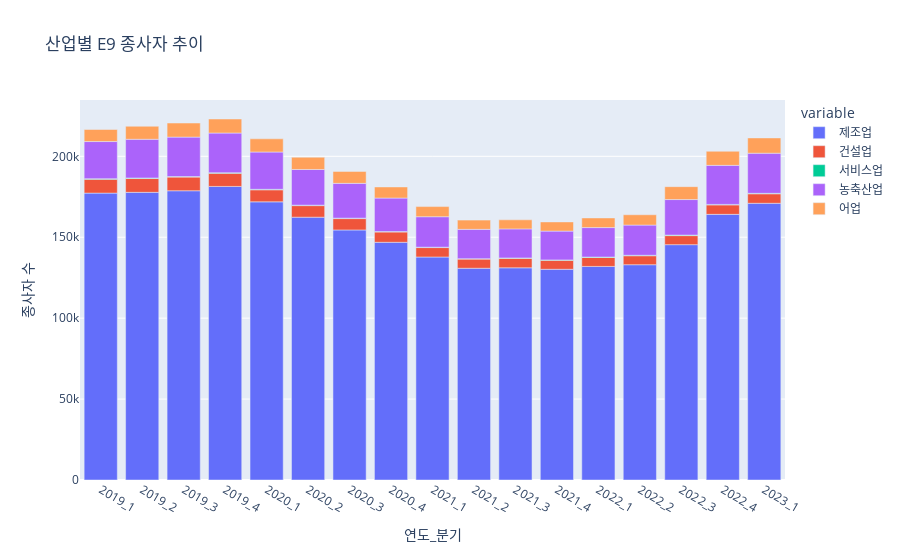

Write notebook code for a chart like this one.
### Code cell
import plotly.express as px

data =[['제조업','건설업','서비스업','농축산업','어업'],
       [(int)(worker['10차_제조업.16'].iloc[1:2]),(int)(worker['10차_건설업.16'].iloc[1:2]),(int)(worker['10차_서비스업.16'].iloc[1:2]),(int)(worker['10차_농축산업.16'].iloc[1:2]),(int)(worker['10차_어업.16'].iloc[1:2])],
       [(int)(worker['10차_제조업.15'].iloc[1:2]),(int)(worker['10차_건설업.15'].iloc[1:2]),(int)(worker['10차_서비스업.15'].iloc[1:2]),(int)(worker['10차_농축산업.15'].iloc[1:2]),(int)(worker['10차_어업.15'].iloc[1:2])],
       [(int)(worker['10차_제조업.14'].iloc[1:2]),(int)(worker['10차_건설업.14'].iloc[1:2]),(int)(worker['10차_서비스업.14'].iloc[1:2]),(int)(worker['10차_농축산업.14'].iloc[1:2]),(int)(worker['10차_어업.14'].iloc[1:2])],
       [(int)(worker['10차_제조업.13'].iloc[1:2]),(int)(worker['10차_건설업.13'].iloc[1:2]),(int)(worker['10차_서비스업.13'].iloc[1:2]),(int)(worker['10차_농축산업.13'].iloc[1:2]),(int)(worker['10차_어업.13'].iloc[1:2])],
       [(int)(worker['10차_제조업.12'].iloc[1:2]),(int)(worker['10차_건설업.12'].iloc[1:2]),(int)(worker['10차_서비스업.12'].iloc[1:2]),(int)(worker['10차_농축산업.12'].iloc[1:2]),(int)(worker['10차_어업.12'].iloc[1:2])],
       [(int)(worker['10차_제조업.11'].iloc[1:2]),(int)(worker['10차_건설업.11'].iloc[1:2]),(int)(worker['10차_서비스업.11'].iloc[1:2]),(int)(worker['10차_농축산업.11'].iloc[1:2]),(int)(worker['10차_어업.11'].iloc[1:2])],
       [(int)(worker['10차_제조업.10'].iloc[1:2]),(int)(worker['10차_건설업.10'].iloc[1:2]),(int)(worker['10차_서비스업.10'].iloc[1:2]),(int)(worker['10차_농축산업.10'].iloc[1:2]),(int)(worker['10차_어업.10'].iloc[1:2])],
       [(int)(worker['10차_제조업.9'].iloc[1:2]),(int)(worker['10차_건설업.9'].iloc[1:2]),(int)(worker['10차_서비스업.9'].iloc[1:2]),(int)(worker['10차_농축산업.9'].iloc[1:2]),(int)(worker['10차_어업.9'].iloc[1:2])],
       [(int)(worker['10차_제조업.8'].iloc[1:2]),(int)(worker['10차_건설업.8'].iloc[1:2]),(int)(worker['10차_서비스업.8'].iloc[1:2]),(int)(worker['10차_농축산업.8'].iloc[1:2]),(int)(worker['10차_어업.8'].iloc[1:2])],
       [(int)(worker['10차_제조업.7'].iloc[1:2]),(int)(worker['10차_건설업.7'].iloc[1:2]),(int)(worker['10차_서비스업.7'].iloc[1:2]),(int)(worker['10차_농축산업.7'].iloc[1:2]),(int)(worker['10차_어업.7'].iloc[1:2])],
       [(int)(worker['10차_제조업.6'].iloc[1:2]),(int)(worker['10차_건설업.6'].iloc[1:2]),(int)(worker['10차_서비스업.6'].iloc[1:2]),(int)(worker['10차_농축산업.6'].iloc[1:2]),(int)(worker['10차_어업.6'].iloc[1:2])],
       [(int)(worker['10차_제조업.5'].iloc[1:2]),(int)(worker['10차_건설업.5'].iloc[1:2]),(int)(worker['10차_서비스업.5'].iloc[1:2]),(int)(worker['10차_농축산업.5'].iloc[1:2]),(int)(worker['10차_어업.5'].iloc[1:2])],
       [(int)(worker['10차_제조업.4'].iloc[1:2]),(int)(worker['10차_건설업.4'].iloc[1:2]),(int)(worker['10차_서비스업.4'].iloc[1:2]),(int)(worker['10차_농축산업.4'].iloc[1:2]),(int)(worker['10차_어업.4'].iloc[1:2])],
       [(int)(worker['10차_제조업.3'].iloc[1:2]),(int)(worker['10차_건설업.3'].iloc[1:2]),(int)(worker['10차_서비스업.3'].iloc[1:2]),(int)(worker['10차_농축산업.3'].iloc[1:2]),(int)(worker['10차_어업.3'].iloc[1:2])],
       [(int)(worker['10차_제조업.2'].iloc[1:2]),(int)(worker['10차_건설업.2'].iloc[1:2]),(int)(worker['10차_서비스업.2'].iloc[1:2]),(int)(worker['10차_농축산업.2'].iloc[1:2]),(int)(worker['10차_어업.2'].iloc[1:2])],
       [(int)(worker['10차_제조업.1'].iloc[1:2]),(int)(worker['10차_건설업.1'].iloc[1:2]),(int)(worker['10차_서비스업.1'].iloc[1:2]),(int)(worker['10차_농축산업.1'].iloc[1:2]),(int)(worker['10차_어업.1'].iloc[1:2])],
       [(int)(worker['10차_제조업'].iloc[1:2]),(int)(worker['10차_건설업'].iloc[1:2]),(int)(worker['10차_서비스업'].iloc[1:2]),(int)(worker['10차_농축산업'].iloc[1:2]),(int)(worker['10차_어업'].iloc[1:2])]]

index_list = ['2019_1','2019_2','2019_3','2019_4','2020_1','2020_2','2020_3','2020_4','2021_1','2021_2','2021_3','2021_4','2022_1','2022_2','2022_3','2022_4','2023_1']
df = pd.DataFrame(data[1:],columns=data[0])
df.index = index_list

fig_his =px.bar(df, title='산업별 E9 종사자 추이')

fig_his.update_layout(
       xaxis_title="연도_분기",
       yaxis_title='종사자 수',
       font=dict(
        size=12
    )
)

fig_his.show()

pio.write_image(fig_his,'E9_history_산업별.png')

### Figure 1 — Plotly figure (JSON) as saved in the notebook; plotly's stock layout.template omitted (floating-point values rounded to 4 significant figures)
{"data": [{"alignmentgroup": "True", "hovertemplate": "variable=제조업<br>index=%{x}<br>value=%{y}<extra></extra>", "legendgroup": "제조업", "marker": {"color": "#636efa", "pattern": {"shape": ""}}, "name": "제조업", "offsetgroup": "제조업", "orientation": "v", "showlegend": true, "textposition": "auto", "type": "bar", "x": ["2019_1", "2019_2", "2019_3", "2019_4", "2020_1", "2020_2", "2020_3", "2020_4", "2021_1", "2021_2", "2021_3", "2021_4", "2022_1", "2022_2", "2022_3", "2022_4", "2023_1"], "xaxis": "x", "y": [177261, 177744, 178723, 181395, 171877, 162392, 154508, 146876, 137786, 130843, 131108, 130207, 131966, 133027, 145416, 164145, 170987], "yaxis": "y"}, {"alignmentgroup": "True", "hovertemplate": "variable=건설업<br>index=%{x}<br>value=%{y}<extra></extra>", "legendgroup": "건설업", "marker": {"color": "#EF553B", "pattern": {"shape": ""}}, "name": "건설업", "offsetgroup": "건설업", "orientation": "v", "showlegend": true, "textposition": "auto", "type": "bar", "x": ["2019_1", "2019_2", "2019_3", "2019_4", "2020_1", "2020_2", "2020_3", "2020_4", "2021_1", "2021_2", "2021_3", "2021_4", "2022_1", "2022_2", "2022_3", "2022_4", "2023_1"], "xaxis": "x", "y": [8602, 8533, 8448, 8131, 7428, 7152, 7012, 6382, 5827, 5673, 5876, 5570, 5556, 5554, 5598, 5848, 5864], "yaxis": "y"}, {"alignmentgroup": "True", "hovertemplate": "variable=서비스업<br>index=%{x}<br>value=%{y}<extra></extra>", "legendgroup": "서비스업", "marker": {"color": "#00cc96", "pattern": {"shape": ""}}, "name": "서비스업", "offsetgroup": "서비스업", "orientation": "v", "showlegend": true, "textposition": "auto", "type": "bar", "x": ["2019_1", "2019_2", "2019_3", "2019_4", "2020_1", "2020_2", "2020_3", "2020_4", "2021_1", "2021_2", "2021_3", "2021_4", "2022_1", "2022_2", "2022_3", "2022_4", "2023_1"], "xaxis": "x", "y": [308, 347, 347, 358, 307, 280, 285, 276, 246, 229, 222, 230, 238, 270, 313, 283, 274], "yaxis": "y"}, {"alignmentgroup": "True", "hovertemplate": "variable=농축산업<br>index=%{x}<br>value=%{y}<extra></extra>", "legendgroup": "농축산업", "marker": {"color": "#ab63fa", "pattern": {"shape": ""}}, "name": "농축산업", "offsetgroup": "농축산업", "orientation": "v", "showlegend": true, "textposition": "auto", "type": "bar", "x": ["2019_1", "2019_2", "2019_3", "2019_4", "2020_1", "2020_2", "2020_3", "2020_4", "2021_1", "2021_2", "2021_3", "2021_4", "2022_1", "2022_2", "2022_3", "2022_4", "2023_1"], "xaxis": "x", "y": [22949, 23912, 24353, 24509, 23058, 22052, 21493, 20689, 18822, 18129, 17958, 17778, 18208, 18669, 21959, 24138, 24809], "yaxis": "y"}, {"alignmentgroup": "True", "hovertemplate": "variable=어업<br>index=%{x}<br>value=%{y}<extra></extra>", "legendgroup": "어업", "marker": {"color": "#FFA15A", "pattern": {"shape": ""}}, "name": "어업", "offsetgroup": "어업", "orientation": "v", "showlegend": true, "textposition": "auto", "type": "bar", "x": ["2019_1", "2019_2", "2019_3", "2019_4", "2020_1", "2020_2", "2020_3", "2020_4", "2021_1", "2021_2", "2021_3", "2021_4", "2022_1", "2022_2", "2022_3", "2022_4", "2023_1"], "xaxis": "x", "y": [7456, 8045, 8700, 8665, 8130, 7575, 7378, 6850, 6259, 5709, 5601, 5678, 5953, 6366, 7961, 8707, 9427], "yaxis": "y"}], "layout": {"barmode": "relative", "font": {"size": 12}, "legend": {"title": {"text": "variable"}, "tracegroupgap": 0}, "title": {"text": "산업별 E9 종사자 추이"}, "xaxis": {"anchor": "y", "domain": [0, 1], "title": {"text": "연도_분기"}}, "yaxis": {"anchor": "x", "domain": [0, 1], "title": {"text": "종사자 수"}}}}
